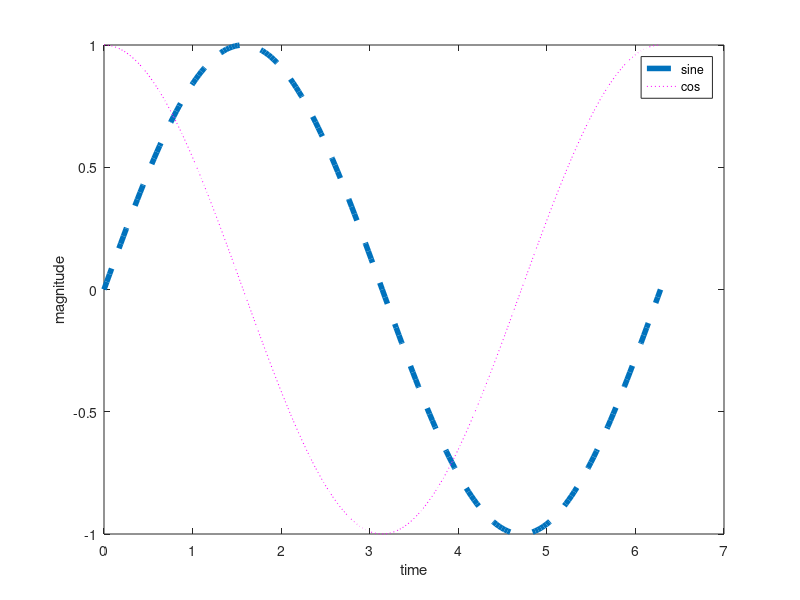

This chart was generated by the following MATLAB code:
% Made by Prashant Sharma Prn:16070123094 
% Date:10-1-2019
% The first two lines are u describe the parameters x1 and x2 that are
% further given sine and cosine function respectively to get our functions
% y1 and y2. Then the graphs of y1 and y2 are plotted by the command PLOT
% and using paramters of PLOT such as "--",LINEWIDTH,and different colours
% to see their effects.
x1 = 0:pi/100:2*pi;
x2 = 0:pi/100:2*pi;
y1 = sin(x1);
y2 = cos(x2);

plot(x1,y1,'--','LineWidth',4)
hold on
plot(x2,y2,'m:')
xlabel('time')
ylabel('magnitude')
legend('sine ','cos')